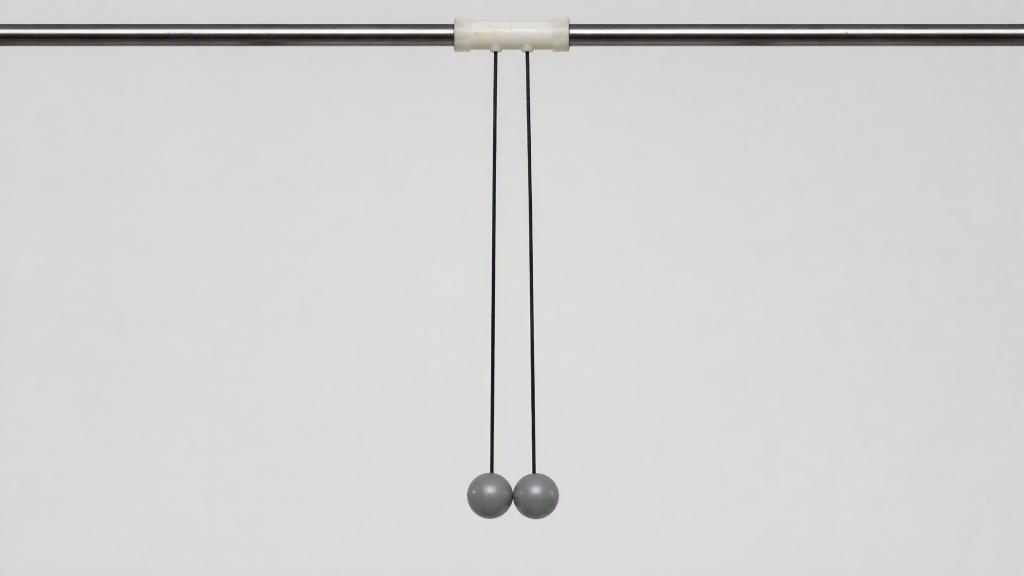
#> input picture medium/P28/first_frame.png, 2048 x 1152 px (shown at 1/2 size)
$ python -i observed_pair.py   (imports and definitions only)
#> lines starting #> are read from the running program, lines starting #| are printed output that depends on the picture
"""Observed P28 ball/thread tracking, initialized by frame-zero search boxes.

Boxes select identities only. Later positions and string directions are read
from pixels; no equilibrium angle, symmetry or expected score guides tracking.
"""
import itertools
import cv2
import numpy as np


def circles(frame):
    height,width=frame.shape[:2]
#> height = 1152; width = 2048
    scale=min(1.,640/width)
#> scale = 0.312
    gray=cv2.cvtColor(cv2.resize(frame,None,fx=scale,fy=scale),cv2.COLOR_RGB2GRAY)
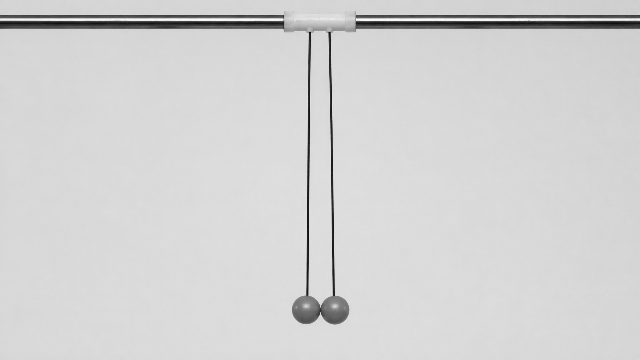
#> gray: shape (360, 640); min 15, max 252, mean 210.9
    h=gray.shape[0]
#> h = 360
    proposals=cv2.HoughCircles(cv2.GaussianBlur(gray,(5,5),1),cv2.HOUGH_GRADIENT,1.2,
        minDist=max(8,h*.032),param1=90,param2=16,
        minRadius=max(4,int(h*.015)),maxRadius=max(8,int(h*.075)))
#> proposals = [[305.4, 309, 13.76], [334.2, 310.2, 14.36], [300.6, 41.4, 10.76], [486.6, 35.4, 22.28], [438.6, 6.6, 18.32]]
    if proposals is None:return []
    out=[]
    for x,y,radius in proposals.reshape(-1,3)/scale:
        if y<height*.20 or x-radius<0 or x+radius>=width or y+radius>=height:continue
        out.append({'x':float(x),'y':float(y),'radius':float(radius),
                    'width':float(2*radius),'height':float(2*radius),
                    'area':float(np.pi*radius**2),'method':'observed_circular_outline'})
#> this loop made 5 passes
#> (x, y, radius) on passes 1 to 5: (977.3, 988.8, 44.03), (1069.4, 992.6, 45.95), (961.9, 132.5, 34.43), (1557.1, 113.3, 71.3), (1403.5, 21.12, 58.62)
#> after the loop, out = 2 items
    return out


# [110 lines left out: functions match_pair, observed_thread, track, not called in this run]

>>> import cv2
>>> picture = cv2.cvtColor(cv2.imread('../first_frame.png'), cv2.COLOR_BGR2RGB)
>>> result = circles(picture)
#> result = 2 items
